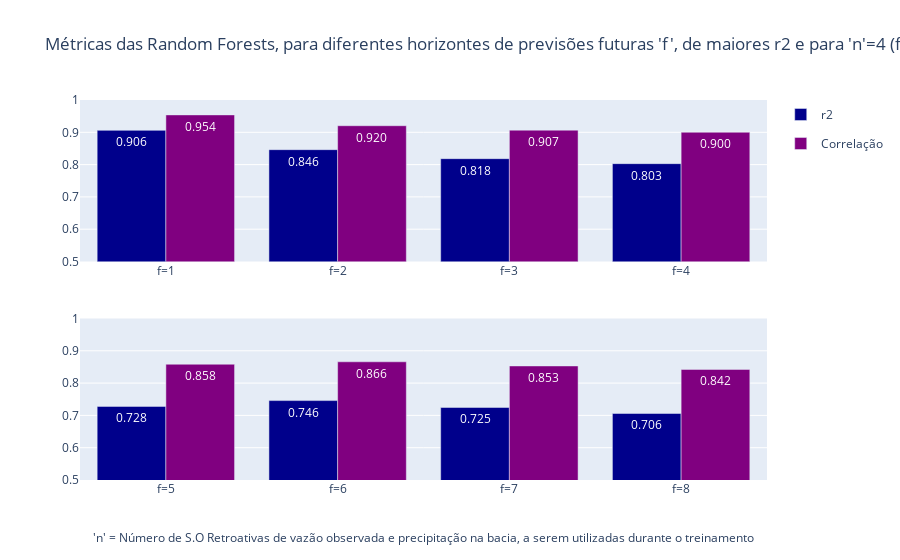

The notebook cell this image was saved under:
### Code cell
from plotly.subplots import make_subplots
import plotly.graph_objects as go

# Custom labels for each subplot
custom_labels_r2_2 = ['f=5', 'f=6', 'f=7', 'f=8']
custom_labels_r2_1 = ['f=1', 'f=2', 'f=3', 'f=4']

# custom_labels_r2_2 = ['f=5 & n=3', 'f=6 & n=2', 'f=7 & n=1', 'f=8 & n=7']
# custom_labels_r2_1 = ['f=1 & n=7', 'f=2 & n=1', 'f=3 & n=5', 'f=4 & n=2']


# Define colors for bars
r2_color = 'darkblue'
corr_color = 'purple'

# Create subplots
fig = make_subplots(rows=2, cols=1) # subplot_titles=("Custom Labels for n=5 to n=8", "Custom Labels for n=1 to n=4")

# Add traces to subplot 1
fig.add_trace(go.Bar(
    x=custom_labels_r2_1,
    y=df_plt_2['metrics.r2'][:4],
    text=df_plt_2['metrics.r2'][:4].apply(lambda x: f'{x:.3f}'),  
    hovertemplate='%{y:.3f}',
    name='r2',
    legendgroup='r2_group',
    marker=dict(color=r2_color)
), row=1, col=1)

fig.add_trace(go.Bar(
    x=custom_labels_r2_1,
    y=df_plt_2['metrics.corr'][:4],
    text=df_plt_2['metrics.corr'][:4].apply(lambda x: f'{x:.3f}'),  
    hovertemplate='%{y:.3f}',
    name='Correlação',
    legendgroup='corr_group',
    showlegend=False,
    marker=dict(color=corr_color)
), row=1, col=1)

# Add traces to subplot 2
fig.add_trace(go.Bar(
    x=custom_labels_r2_2,
    y=df_plt_2['metrics.r2'][4:],
    text=df_plt_2['metrics.r2'][4:].apply(lambda x: f'{x:.3f}'),  
    hovertemplate='%{y:.3f}',
    name='r2',
    legendgroup='r2_group',
    showlegend=False,
    marker=dict(color=r2_color)
), row=2, col=1)

fig.add_trace(go.Bar(
    x=custom_labels_r2_2,
    y=df_plt_2['metrics.corr'][4:],
    text=df_plt_2['metrics.corr'][4:].apply(lambda x: f'{x:.3f}'),  
    hovertemplate='%{y:.3f}',
    name='Correlação',
    legendgroup='corr_group',
    marker=dict(color=corr_color)
), row=2, col=1)

# Update layout
fig.update_layout(
    title=f"Métricas {name_plots}, para diferentes horizontes de previsões futuras 'f', de maiores r2 e para 'n'=4 (fixo) ",
    #xaxis=dict(title='Número de S.O Retroativas "n" a serem utilizadas durante o treinamento'),
    barmode='group',
)

# Set the same y-axis range for both subplots
fig.update_yaxes(range=[0.5, 1.0], row=1, col=1)
fig.update_yaxes(range=[0.5, 1.0], row=2, col=1)

# Add annotations
fig.add_annotation(text="'n' = Número de S.O Retroativas de vazão observada e precipitação na bacia, a serem utilizadas durante o treinamento",
                   xref="paper", yref="paper",
                   x=0.5, y=-0.18, showarrow=False)

# Add annotations
fig.add_annotation(text="'f' = Número da S.O Futura onde se prevê a vazão",
                   xref="paper", yref="paper",
                   x=0.5, y=-0.25, showarrow=False)

# Show the plot
fig.show()

### Figure 1 — Plotly figure (JSON) as saved in the notebook; plotly's stock layout.template omitted (floating-point values rounded to 4 significant figures)
{"data": [{"hovertemplate": "%{y:.3f}", "legendgroup": "r2_group", "marker": {"color": "darkblue"}, "name": "r2", "text": ["0.906", "0.846", "0.818", "0.803"], "type": "bar", "x": ["f=1", "f=2", "f=3", "f=4"], "xaxis": "x", "y": [0.906, 0.8462, 0.8184, 0.8029], "yaxis": "y"}, {"hovertemplate": "%{y:.3f}", "legendgroup": "corr_group", "marker": {"color": "purple"}, "name": "Correlação", "showlegend": false, "text": ["0.954", "0.920", "0.907", "0.900"], "type": "bar", "x": ["f=1", "f=2", "f=3", "f=4"], "xaxis": "x", "y": [0.9539, 0.9204, 0.9067, 0.9003], "yaxis": "y"}, {"hovertemplate": "%{y:.3f}", "legendgroup": "r2_group", "marker": {"color": "darkblue"}, "name": "r2", "showlegend": false, "text": ["0.728", "0.746", "0.725", "0.706"], "type": "bar", "x": ["f=5", "f=6", "f=7", "f=8"], "xaxis": "x2", "y": [0.7279, 0.7459, 0.7246, 0.7059], "yaxis": "y2"}, {"hovertemplate": "%{y:.3f}", "legendgroup": "corr_group", "marker": {"color": "purple"}, "name": "Correlação", "text": ["0.858", "0.866", "0.853", "0.842"], "type": "bar", "x": ["f=5", "f=6", "f=7", "f=8"], "xaxis": "x2", "y": [0.8585, 0.866, 0.8531, 0.8424], "yaxis": "y2"}], "layout": {"annotations": [{"showarrow": false, "text": "'n' = Número de S.O Retroativas de vazão observada e precipitação na bacia, a serem utilizadas durante o treinamento", "x": 0.5, "xref": "paper", "y": -0.18, "yref": "paper"}, {"showarrow": false, "text": "'f' = Número da S.O Futura onde se prevê a vazão", "x": 0.5, "xref": "paper", "y": -0.25, "yref": "paper"}], "barmode": "group", "title": {"text": "Métricas das Random Forests, para diferentes horizontes de previsões futuras 'f', de maiores r2 e para 'n'=4 (fixo) "}, "xaxis": {"anchor": "y", "domain": [0, 1]}, "xaxis2": {"anchor": "y2", "domain": [0, 1]}, "yaxis": {"anchor": "x", "domain": [0.575, 1], "range": [0.5, 1]}, "yaxis2": {"anchor": "x2", "domain": [0, 0.425], "range": [0.5, 1]}}}
